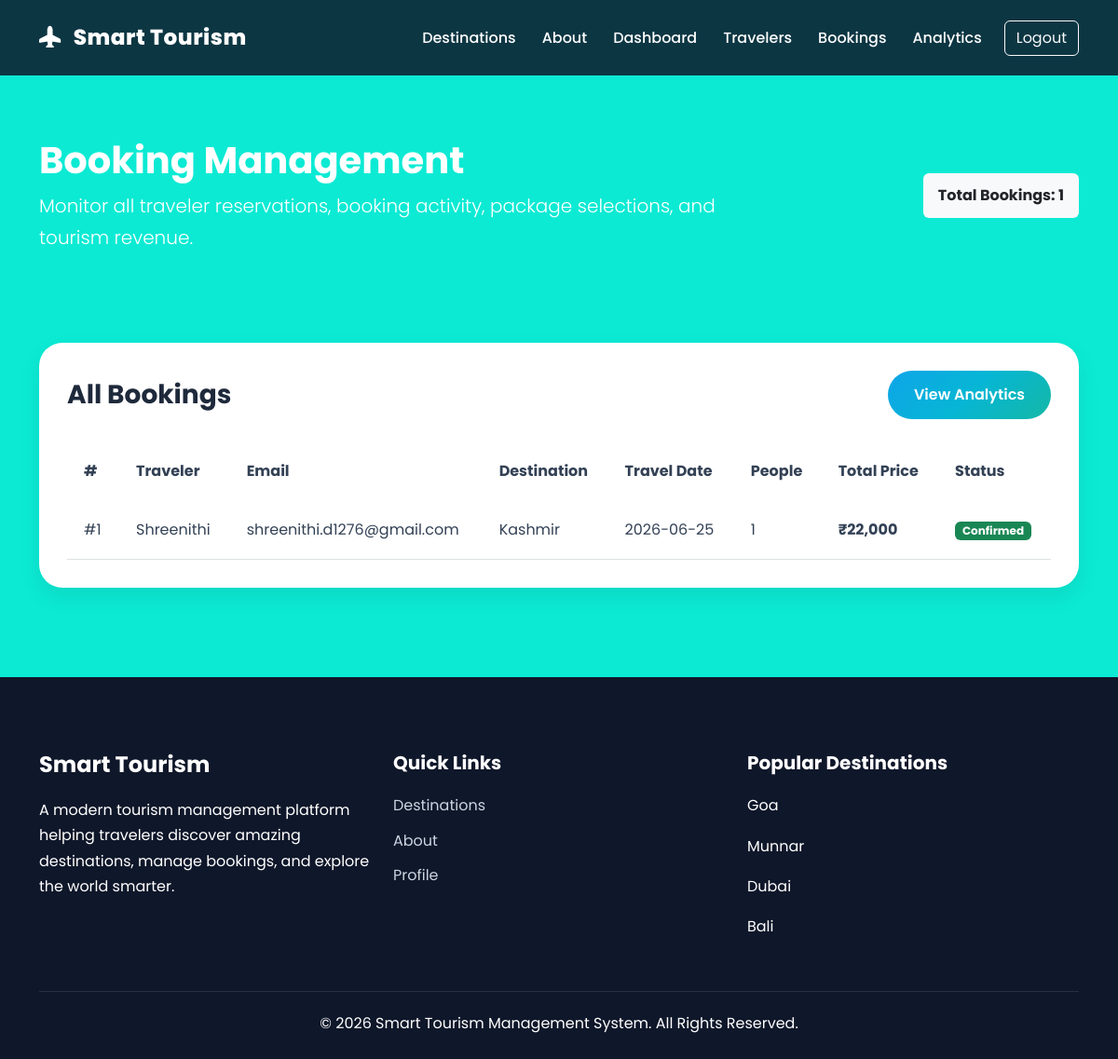
The app's page /bookings (signed in) with its own data.
### database.py (models this page shows, shortened)
class Booking(db.Model):
    __tablename__ = "bookings"
    id = db.Column(
        db.Integer,
        primary_key=True
    )
    user_id = db.Column(
        db.Integer,
        db.ForeignKey("users.id"),
        nullable=False
    )
    destination_id = db.Column(
        db.Integer,
        db.ForeignKey("destinations.id"),
        nullable=False
    )
    travel_date = db.Column(
        db.String(50),
        nullable=False
    )
    people = db.Column(
        db.Integer,
        nullable=False
    )
    total_price = db.Column(
        db.Float,
        nullable=False
    )
    status = db.Column(
        db.String(50),
        default="Confirmed"
    )

class User(db.Model):
    __tablename__ = "users"
    id = db.Column(db.Integer, primary_key=True)
    name = db.Column(db.String(150), nullable=False)
    email = db.Column(db.String(150), unique=True, nullable=False)
    password = db.Column(db.String(255), nullable=False)
    role = db.Column(
        db.String(20),
        nullable=False,
        default="traveler"
    )
    created_at = db.Column(
        db.DateTime,
        default=datetime.utcnow
    )
    bookings = db.relationship(
        "Booking",
        backref="user",
        lazy=True,
        cascade="all, delete-orphan"
    )
    favorites = db.relationship(
        "Favorite",
        backref="user",
        lazy=True,
        cascade="all, delete-orphan"
    )

class Destination(db.Model):
    __tablename__ = "destinations"
    id = db.Column(db.Integer, primary_key=True)
    name = db.Column(
        db.String(200),
        nullable=False
    )
    location = db.Column(
        db.String(200),
        nullable=False
    )
    category = db.Column(
        db.String(100),
        nullable=False
    )
    price = db.Column(
        db.Float,
        nullable=False
    )
    duration = db.Column(
        db.String(100),
        nullable=False
    )
    rating = db.Column(
        db.Float,
        nullable=False,
        default=4.5
    )
    description = db.Column(
        db.Text,
        nullable=False
    )
    image_url = db.Column(
        db.Text,
        nullable=False
    )
    bookings = db.relationship(
        "Booking",
        backref="destination",
        lazy=True,
        cascade="all, delete-orphan"
    )
    favorites = db.relationship(
        "Favorite",
        backref="destination",
        lazy=True,
        cascade="all, delete-orphan"
    )

### app.py (the view)
@app.route("/bookings")
@admin_required
def bookings():
    booking_list = Booking.query.order_by(
        Booking.id.desc()
    ).all()
    return render_template(
        "bookings.html",
        bookings=booking_list
    )

### app.py (called while the page is built, shortened)
def admin_required(f):
    @wraps(f)
    def decorated_function(*args, **kwargs):
        return f(*args, **kwargs)
    return decorated_function

def current_user():
    if "user_id" not in session:
        return None
    return User.query.get(
        session["user_id"]
    )

@app.context_processor
def inject_user():
    return {
        "current_user": current_user(),
        "session": session
    }

### templates/bookings.html (shortened to what this page needs)
{% extends "base.html" %}
{% block content %}
<section class="py-5 bg-gradient-tourism text-white">
    <div class="container">
        <div class="row align-items-center">
            <div class="col-lg-8">
                <h1 class="fw-bold">
                    Booking Management
                </h1>
                <p class="lead mb-0">
                    Monitor all traveler reservations, booking activity,
                    package selections, and tourism revenue.
                </p>
            </div>
            <div class="col-lg-4 text-lg-end mt-3 mt-lg-0">
                <span class="badge bg-light text-dark p-3 fs-6">
                    Total Bookings: {{ bookings|length }}
                </span>
            </div>
        </div>
    </div>
</section>
<section class="py-5">
    <div class="container">
        <div class="table-container">
            <div class="d-flex justify-content-between align-items-center mb-4">
                <h3 class="fw-bold mb-0">
                    All Bookings
                </h3>
                <a href="{{ url_for('analytics') }}"
                   class="btn btn-tourism">
                    View Analytics
                </a>
            </div>
            <div class="table-responsive">
                <table class="table table-hover align-middle">
                    <thead>
                        <tr>
                            <th>#</th>
                            <th>Traveler</th>
                            <th>Email</th>
                            <th>Destination</th>
                            <th>Travel Date</th>
                            <th>People</th>
                            <th>Total Price</th>
                            <th>Status</th>
                        </tr>
                    </thead>
                    <tbody>
                        {% for booking in bookings %}
                        <tr>
                            <td>
                                #{{ booking.id }}
                            </td>
                            <td>
                                {{ booking.user.name }}
                            </td>
                            <td>
                                {{ booking.user.email }}
                            </td>
                            <td>
                                {{ booking.destination.name }}
                            </td>
                            <td>
                                {{ booking.travel_date }}
                            </td>
                            <td>
                                {{ booking.people }}
                            </td>
                            <td class="fw-bold text-success">
                                ₹{{ "{:,.0f}".format(booking.total_price) }}
                            </td>
                            <td>
                                {% if booking.status == "Confirmed" %}
                                <span class="badge bg-success">
                                    {{ booking.status }}
                                </span>
                                {% elif booking.status == "Pending" %}
                                <span class="badge bg-warning text-dark">
                                    {{ booking.status }}
                                </span>
                                {% else %}
                                <span class="badge bg-secondary">
                                    {{ booking.status }}
                                </span>
                                {% endif %}
                            </td>
                        </tr>
                        {% endfor %}
                    </tbody>
                </table>
            </div>
        </div>
    </div>
</section>
{% endblock %}

### static/css/style.css (style rules this page uses)
:root { --primary:#0ea5e9; --secondary:#06b6d4; --accent:#14b8a6; --success:#10b981; --warning:#f59e0b; --danger:#ef4444; --dark:#0f172a; --dark-2:#1e293b; --gray:#64748b; --light:#f8fafc; --white:#ffffff; --gradient-primary: linear-gradient( 135deg, #0ea5e9, #06b6d4, #14b8a6 ); --gradient-hero: linear-gradient( 135deg, rgba(14,165,233,.85), rgba(6,182,212,.85) ); --shadow-sm: 0 10px 25px rgba(0,0,0,.08); --shadow-md: 0 20px 40px rgba(0,0,0,.12); --shadow-lg: 0 30px 60px rgba(0,0,0,.18); --radius:24px; }
* { margin:0; padding:0; box-sizing:border-box; }
html { scroll-behavior:smooth; }
body { font-family:'Poppins',sans-serif; background:#0cead4; color:#cdd5e1; overflow-x:hidden; line-height:1.7; }
a { text-decoration:none; }
.btn-tourism { background:var(--gradient-primary); color:white !important; border:none; padding:14px 28px; border-radius:50px; font-weight:600; transition:.35s; }
.analytics-box, .profile-card, .form-container, .table-container, .details-card, .feature-box { background:white; border:none; border-radius:25px; box-shadow:var(--shadow-sm); padding:30px; transition:.35s ease; }
.table-container { overflow-x:auto; }
.table { margin-bottom:0; }
.table thead { background:#f8fafc; }
.table th { color:#0f172a; font-weight:700; border:none; padding:18px; }
.table td { color:#334155; padding:18px; vertical-align:middle; }
.table tbody tr { transition:.3s; }
.card, .destination-card, .favorite-card, .analytics-box, .profile-card, .form-container, .table-container, .details-card, .feature-box, .booking-box { color:#1e293b !important; }
.table td, .table th { color:#334155 !important; }

### records on screen
Booking: id "1", user.name "Shreenithi", user.email "shreenithi.d1276@gmail.com", destination.name "Kashmir", travel_date "2026-06-25", people "1", total_price "22,000", status "Confirmed"

### other values on screen
{{ bookings|length }} "1"
